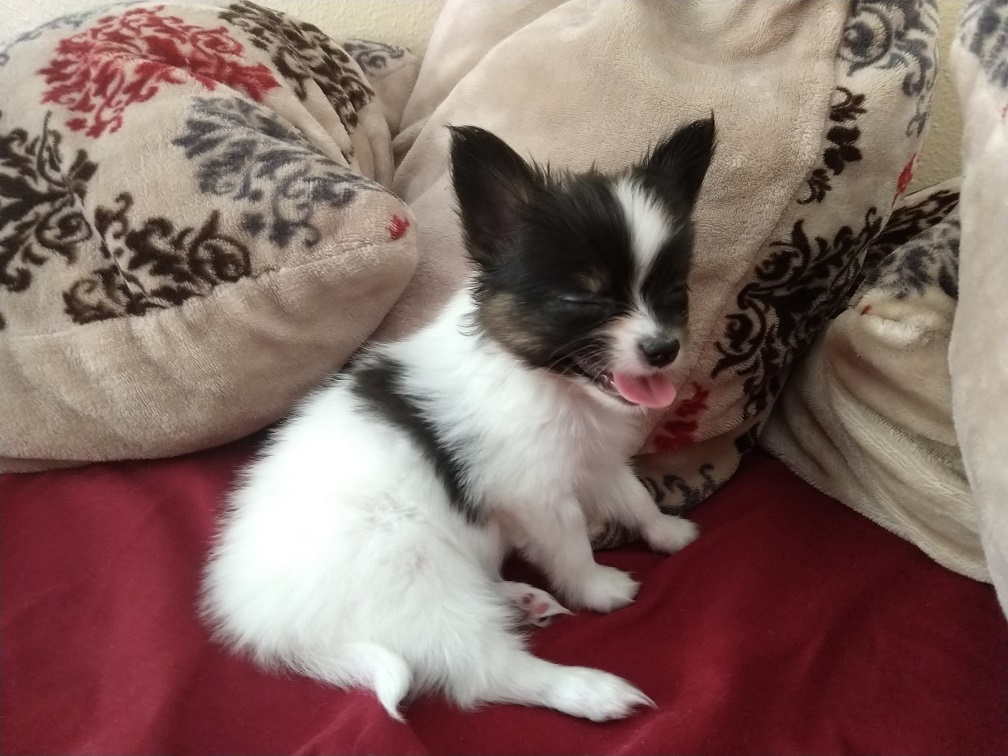
#> input picture Notes/sample_images/aurora.jpg, 1008 x 756 px, given in place of the camera
$ python obj_detect.py
#> lines starting #> are read from the running program, lines starting #| are printed output that depends on the picture; after the words box and inside, x2 and y2 are one past the last pixel; in counts of white or black regions, pixels touching at a corner belong together
# Object Detection Example

import cv2 as cv
from operator import index
import numpy as np

webcam = cv.VideoCapture(0)


def preprocess(img):
   img = cv.cvtColor(img, cv.COLOR_BGR2GRAY)
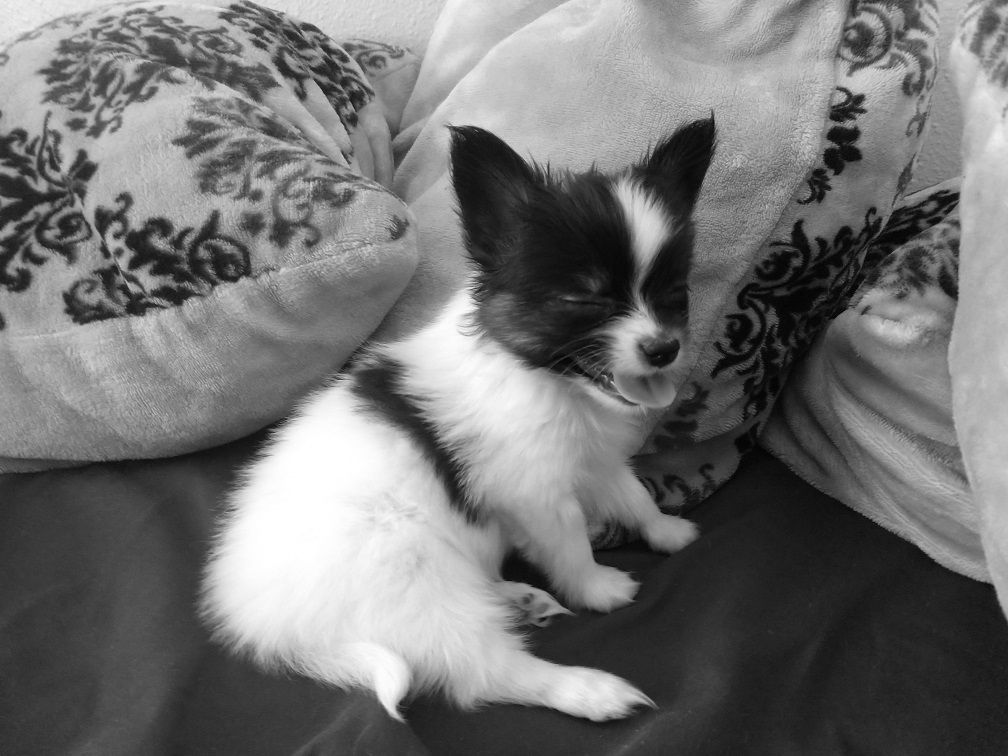
#> img: shape (756, 1008); min 2, max 255, mean 114.9
   img = cv.GaussianBlur(img, (7,7), 0)
   return img

# BROKEN
def dense():
   still = webcam.read()

   prevs = preprocess(still[1])

   hsv = np.zeros_like(still[1])

   hsv[..., 1] = 255

   print(hsv.shape)

   key = ord('r')

   while key != ord('s'):
      still = webcam.read()
      next = preprocess(still[1])

      flow = cv.calcOpticalFlowFarneback(prevs,
                                         next,
                                         None,
                                         0.5,
                                         3,
                                         15,
                                         3,
                                         5,
                                         1.2,
                                         0)

      mag, ang = cv.cartToPolar(flow[...,0], flow[...,1])
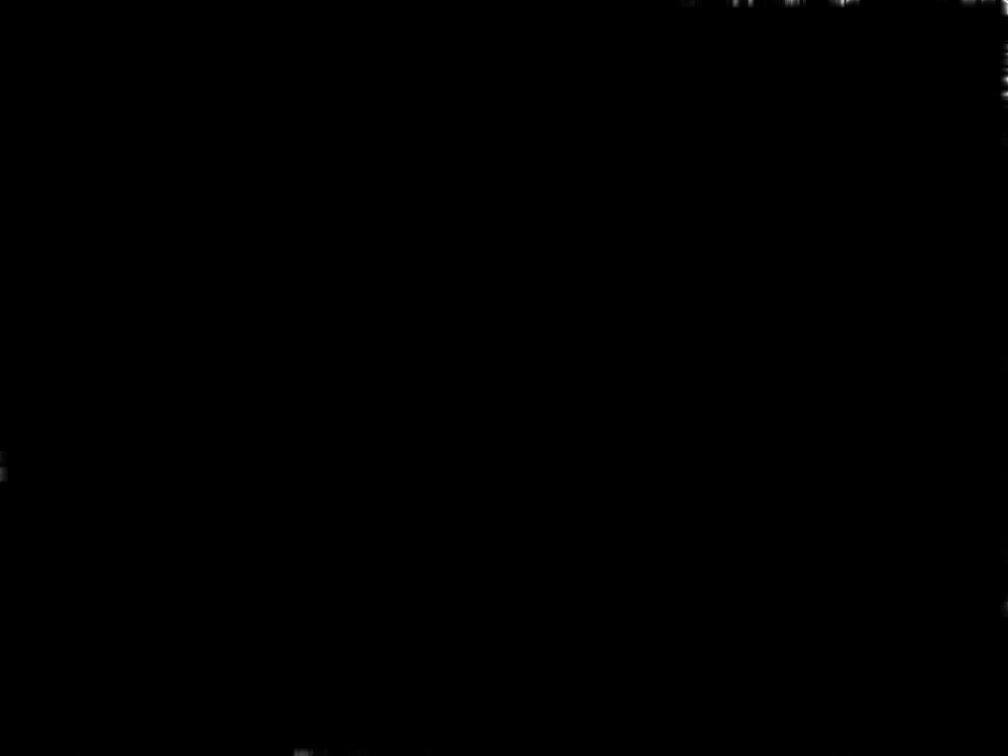
#> mag: shape (756, 1008) float32; min 0, max 0.127, mean 4.45e-05; drawn with min black and max white
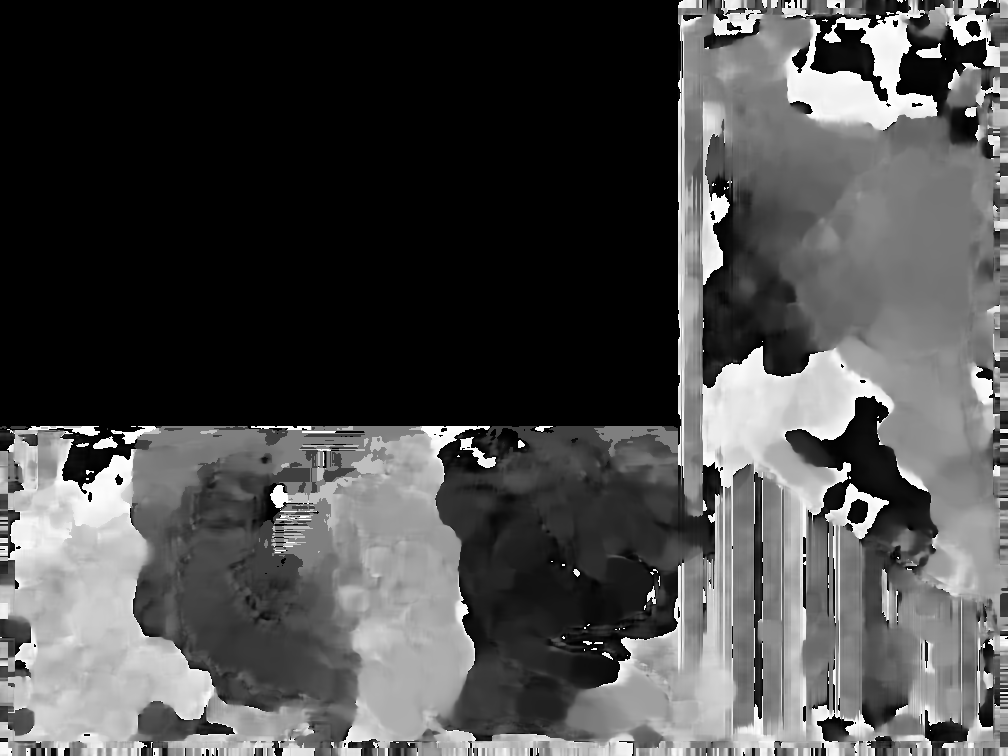
#> ang: shape (756, 1008) float32; min 0, max 6.28, mean 1.86; drawn with min black and max white
      hsv[...,0] = ang*180/np.pi/2
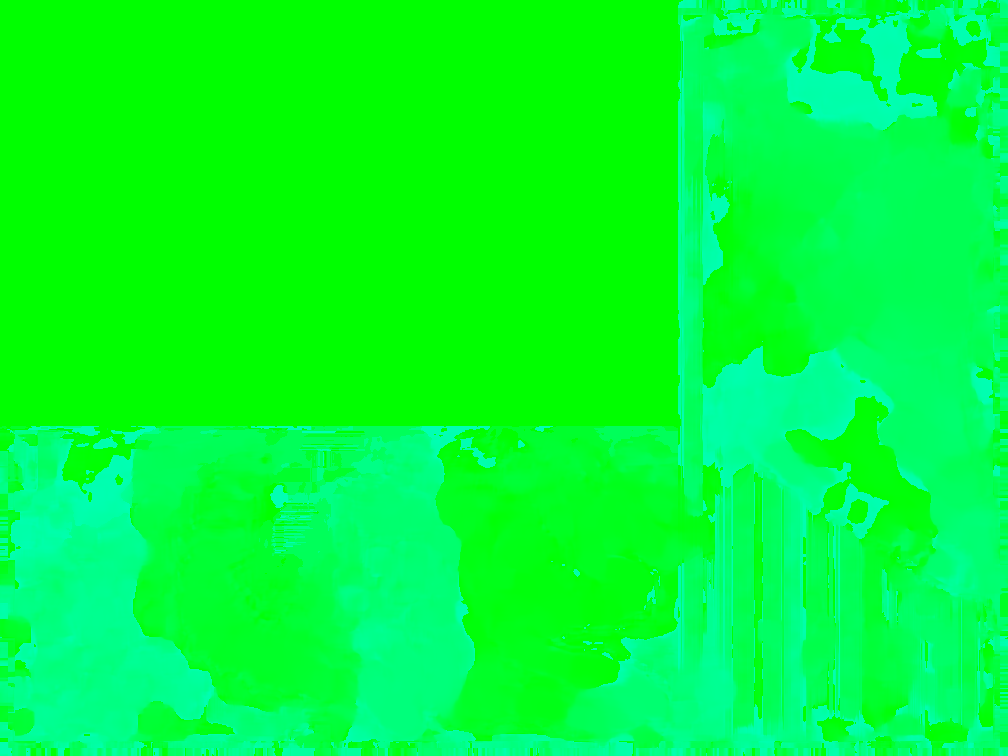
#> hsv: shape (756, 1008, 3); mean of channels 0, 1, 2 53, 255, 0; drawn as B, G, R
      hsv[...,2] = cv.normalize(mag, None, 0, 255, cv.NORM_MINMAX)
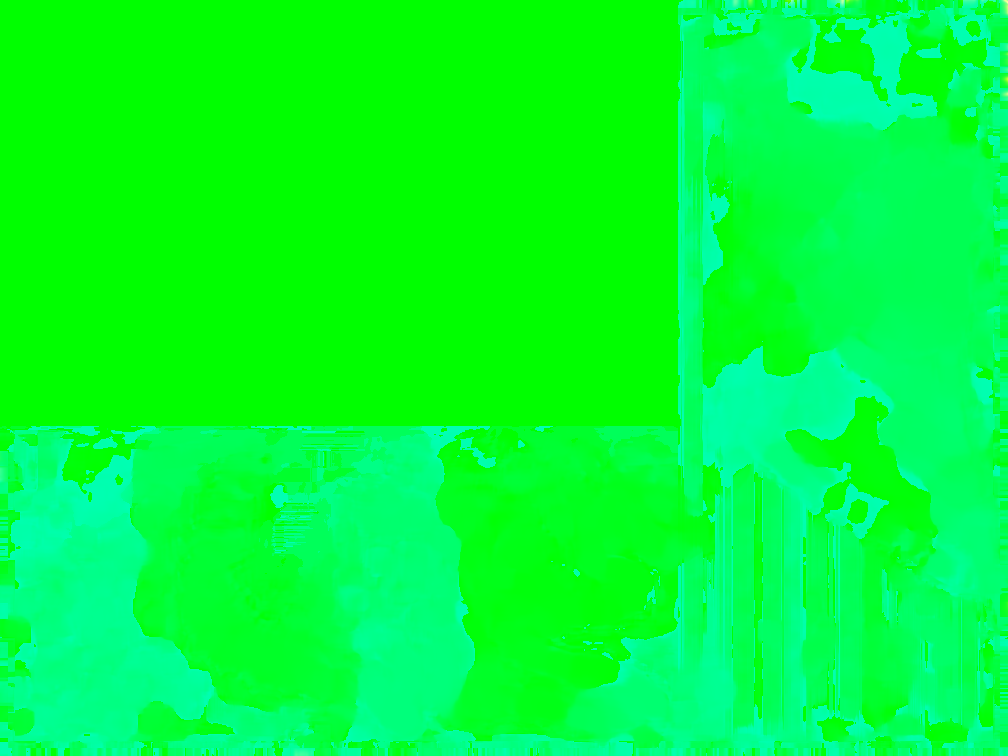
#> hsv: shape (756, 1008, 3); 0.45% of pixels changed, all inside (x1, y1, x2, y2) = (0, 0, 1008, 756); drawn as B, G, R

      img = cv.cvtColor(hsv, cv.COLOR_HSV2BGR)
#> img: shape (756, 1008, 3)

      cv.imshow('optical- flow-dense', img)
      key = cv.waitKey(5)
#> (key Esc is pressed here)
      prevs = next

dense()


# [18 lines of commented-out code are left out]

$ run again, on Notes/sample_images/boat1.jpg
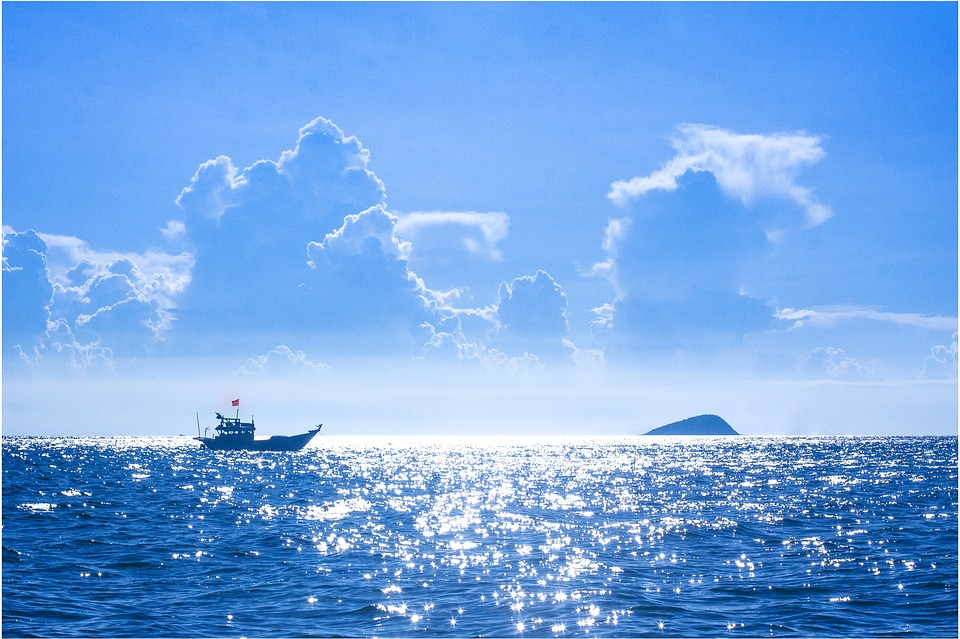
#> input picture Notes/sample_images/boat1.jpg, 960 x 639 px, given in place of the camera
#> in dense, `mag, ang = cv.cartToPolar(flow[...,0], flow[...,1])`:
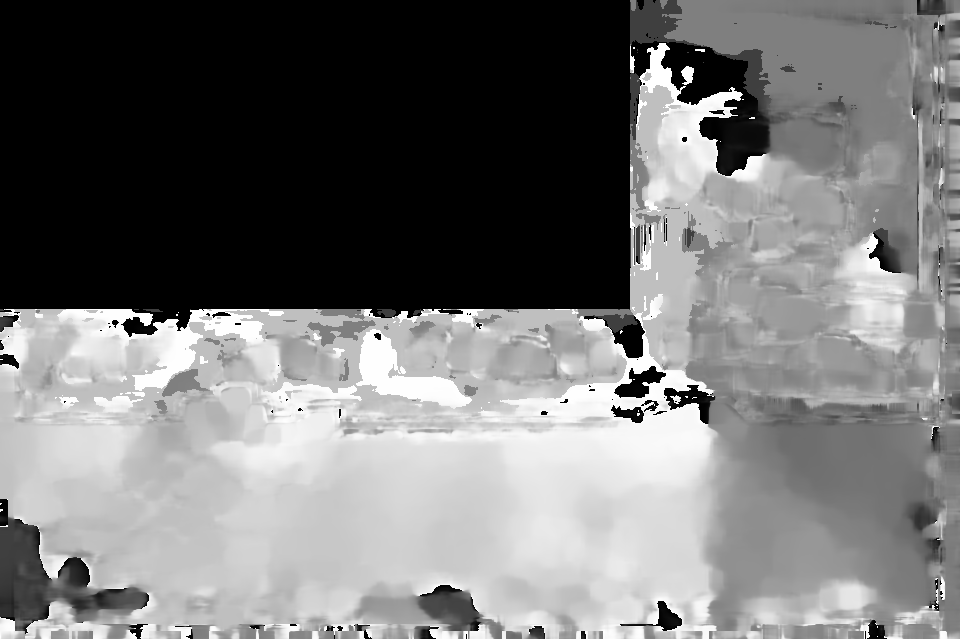
#> ang: shape (639, 960) float32; min 0, max 6.28, mean 2.89; drawn with min black and max white
#> in dense, `hsv[...,2] = cv.normalize(mag, None, 0, 255, cv.NORM_MINMAX)`:
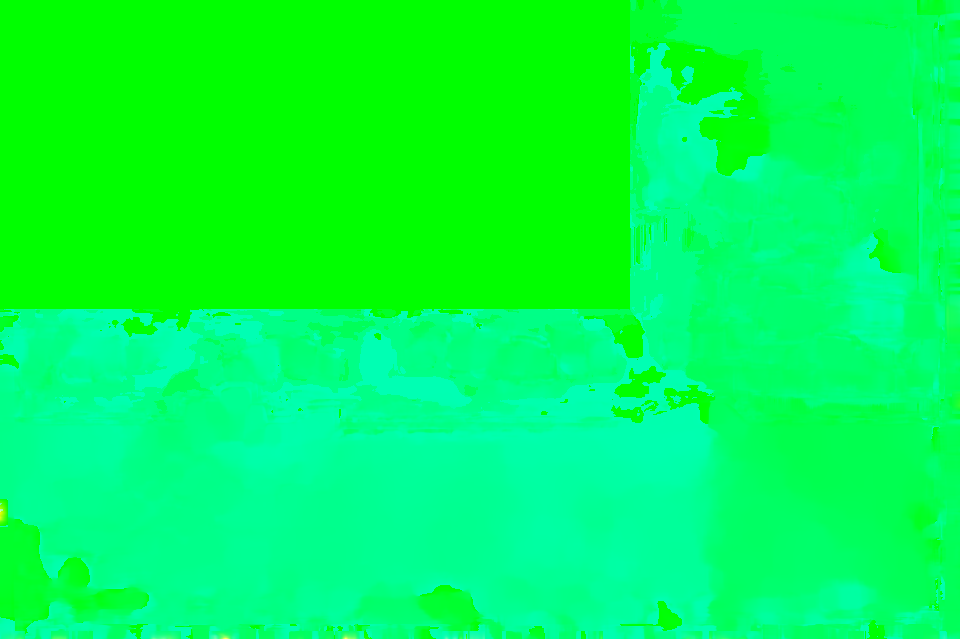
#> hsv: shape (639, 960, 3); mean of channels 0, 1, 2 82.5, 255, 0.1; drawn as B, G, R

$ run again, on Notes/sample_images/coins1.jpg
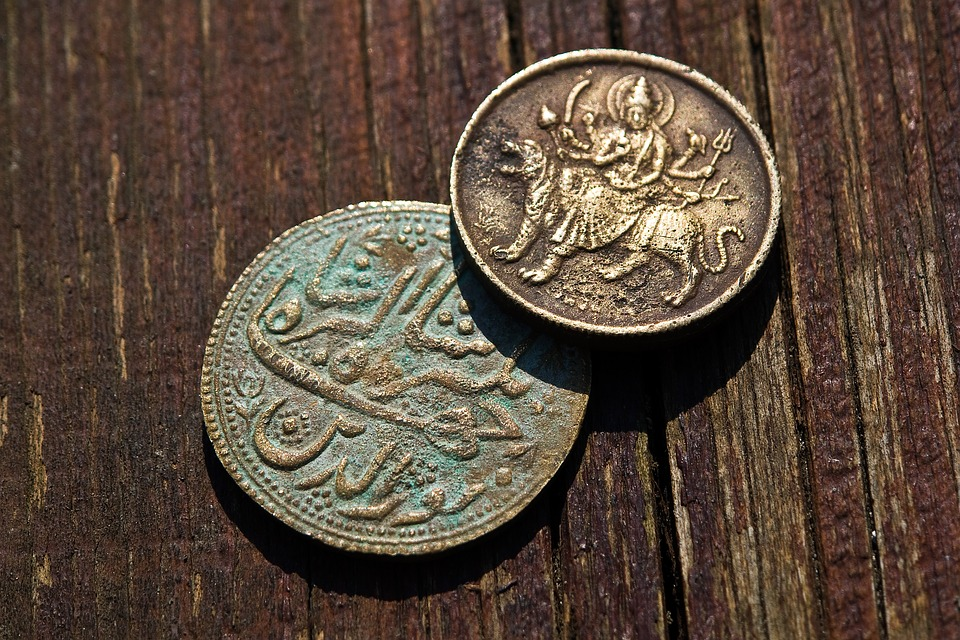
#> input picture Notes/sample_images/coins1.jpg, 960 x 640 px, given in place of the camera
#> in dense, `mag, ang = cv.cartToPolar(flow[...,0], flow[...,1])`:
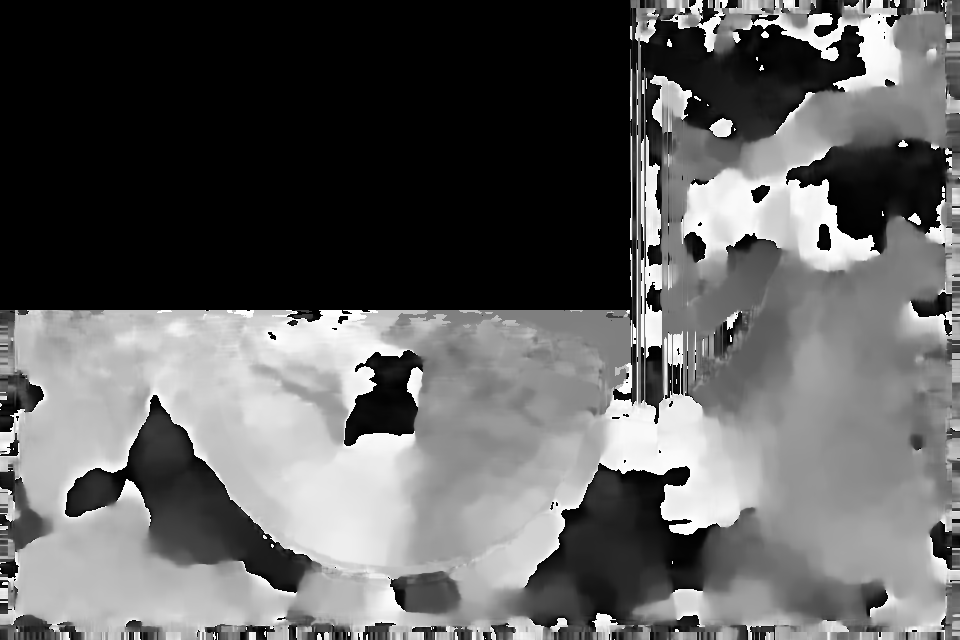
#> ang: shape (640, 960) float32; min 0, max 6.28, mean 2.37; drawn with min black and max white
#> in dense, `hsv[...,2] = cv.normalize(mag, None, 0, 255, cv.NORM_MINMAX)`:
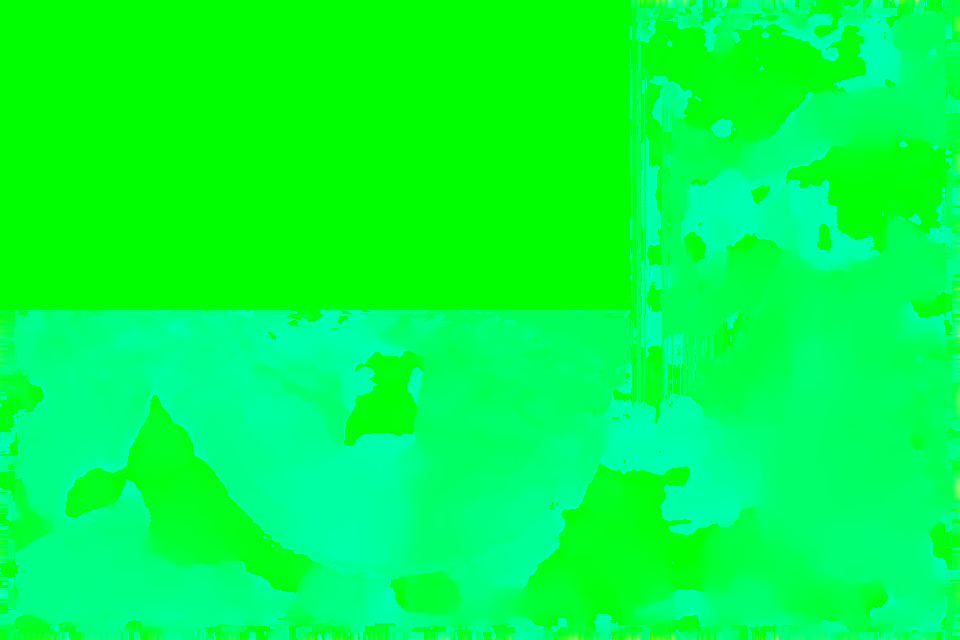
#> hsv: shape (640, 960, 3); mean of channels 0, 1, 2 67.6, 255, 0.3; drawn as B, G, R
